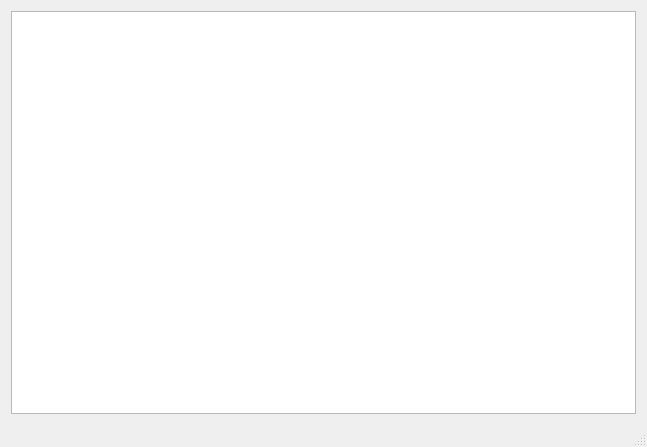
<?xml version="1.0" encoding="UTF-8"?>
<ui version="4.0">
 <class>MainWindow</class>
 <widget class="QMainWindow" name="MainWindow">
  <property name="geometry">
   <rect>
    <x>0</x>
    <y>0</y>
    <width>647</width>
    <height>447</height>
   </rect>
  </property>
  <property name="windowTitle">
   <string>MainWindow</string>
  </property>
  <widget class="QWidget" name="centralWidget">
   <layout class="QVBoxLayout" name="verticalLayout">
    <item>
     <widget class="QTextBrowser" name="textBrowser">
      <property name="sizePolicy">
       <sizepolicy hsizetype="Expanding" vsizetype="Expanding">
        <horstretch>0</horstretch>
        <verstretch>0</verstretch>
       </sizepolicy>
      </property>
     </widget>
    </item>
   </layout>
  </widget>
  <widget class="QStatusBar" name="statusBar"/>
 </widget>
 <layoutdefault spacing="6" margin="11"/>
 <resources/>
 <connections/>
</ui>
